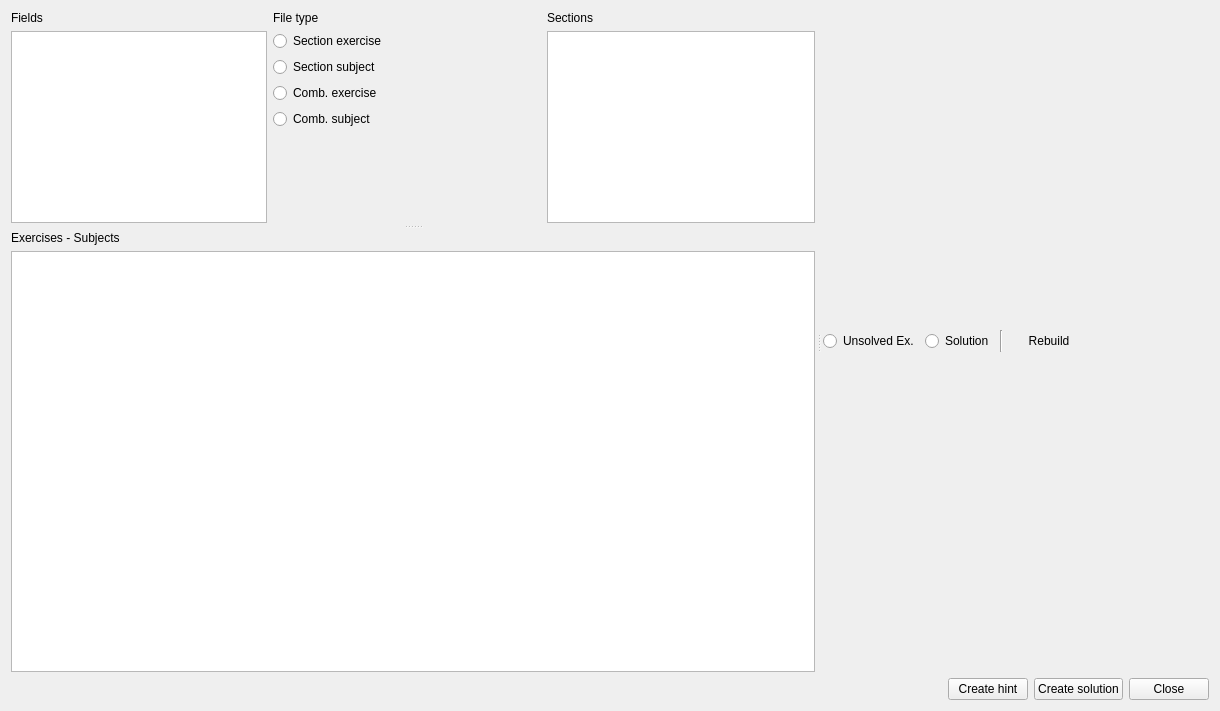
<?xml version="1.0" encoding="UTF-8"?>
<ui version="4.0">
 <class>SolveDatabaseExercise</class>
 <widget class="QDialog" name="SolveDatabaseExercise">
  <property name="geometry">
   <rect>
    <x>0</x>
    <y>0</y>
    <width>1220</width>
    <height>711</height>
   </rect>
  </property>
  <property name="sizePolicy">
   <sizepolicy hsizetype="Expanding" vsizetype="Preferred">
    <horstretch>0</horstretch>
    <verstretch>0</verstretch>
   </sizepolicy>
  </property>
  <property name="windowTitle">
   <string>Solution creator</string>
  </property>
  <layout class="QGridLayout" name="gridLayout_5">
   <item row="0" column="0">
    <widget class="QSplitter" name="splitter_2">
     <property name="orientation">
      <enum>Qt::Horizontal</enum>
     </property>
     <property name="handleWidth">
      <number>8</number>
     </property>
     <widget class="QSplitter" name="splitter">
      <property name="orientation">
       <enum>Qt::Vertical</enum>
      </property>
      <property name="handleWidth">
       <number>8</number>
      </property>
      <widget class="QWidget" name="layoutWidget">
       <layout class="QGridLayout" name="gridLayout_2">
        <item row="0" column="3">
         <widget class="QLabel" name="label">
          <property name="sizePolicy">
           <sizepolicy hsizetype="Expanding" vsizetype="Preferred">
            <horstretch>0</horstretch>
            <verstretch>0</verstretch>
           </sizepolicy>
          </property>
          <property name="text">
           <string>Sections</string>
          </property>
         </widget>
        </item>
        <item row="0" column="2">
         <widget class="QLabel" name="label_4">
          <property name="sizePolicy">
           <sizepolicy hsizetype="Expanding" vsizetype="Preferred">
            <horstretch>0</horstretch>
            <verstretch>0</verstretch>
           </sizepolicy>
          </property>
          <property name="text">
           <string>File type</string>
          </property>
         </widget>
        </item>
        <item row="0" column="0" colspan="2">
         <widget class="QLabel" name="label_2">
          <property name="sizePolicy">
           <sizepolicy hsizetype="MinimumExpanding" vsizetype="Preferred">
            <horstretch>0</horstretch>
            <verstretch>0</verstretch>
           </sizepolicy>
          </property>
          <property name="text">
           <string>Fields</string>
          </property>
         </widget>
        </item>
        <item row="1" column="2">
         <layout class="QGridLayout" name="gridLayout">
          <item row="1" column="0" colspan="2">
           <widget class="QRadioButton" name="SubjectRadioButton">
            <property name="sizePolicy">
             <sizepolicy hsizetype="Fixed" vsizetype="Fixed">
              <horstretch>0</horstretch>
              <verstretch>0</verstretch>
             </sizepolicy>
            </property>
            <property name="text">
             <string>Section subject</string>
            </property>
            <attribute name="buttonGroup">
             <string notr="true">buttonGroup</string>
            </attribute>
           </widget>
          </item>
          <item row="0" column="0" colspan="2">
           <widget class="QRadioButton" name="ExeciseRadioButton">
            <property name="sizePolicy">
             <sizepolicy hsizetype="Fixed" vsizetype="Fixed">
              <horstretch>0</horstretch>
              <verstretch>0</verstretch>
             </sizepolicy>
            </property>
            <property name="text">
             <string>Section exercise</string>
            </property>
            <attribute name="buttonGroup">
             <string notr="true">buttonGroup</string>
            </attribute>
           </widget>
          </item>
          <item row="2" column="0" colspan="2">
           <widget class="QRadioButton" name="ComExerciseRadioButton">
            <property name="sizePolicy">
             <sizepolicy hsizetype="Fixed" vsizetype="Fixed">
              <horstretch>0</horstretch>
              <verstretch>0</verstretch>
             </sizepolicy>
            </property>
            <property name="text">
             <string>Comb. exercise</string>
            </property>
            <attribute name="buttonGroup">
             <string notr="true">buttonGroup</string>
            </attribute>
           </widget>
          </item>
          <item row="3" column="0" colspan="2">
           <widget class="QRadioButton" name="ComSubjectRadioButton">
            <property name="sizePolicy">
             <sizepolicy hsizetype="Fixed" vsizetype="Fixed">
              <horstretch>0</horstretch>
              <verstretch>0</verstretch>
             </sizepolicy>
            </property>
            <property name="text">
             <string>Comb. subject</string>
            </property>
            <attribute name="buttonGroup">
             <string notr="true">buttonGroup</string>
            </attribute>
           </widget>
          </item>
          <item row="4" column="0" colspan="2">
           <spacer name="verticalSpacer">
            <property name="orientation">
             <enum>Qt::Vertical</enum>
            </property>
            <property name="sizeHint" stdset="0">
             <size>
              <width>20</width>
              <height>40</height>
             </size>
            </property>
           </spacer>
          </item>
         </layout>
        </item>
        <item row="1" column="0" colspan="2">
         <widget class="QListWidget" name="FieldsList">
          <property name="sizePolicy">
           <sizepolicy hsizetype="Expanding" vsizetype="Expanding">
            <horstretch>0</horstretch>
            <verstretch>0</verstretch>
           </sizepolicy>
          </property>
          <property name="minimumSize">
           <size>
            <width>200</width>
            <height>0</height>
           </size>
          </property>
         </widget>
        </item>
        <item row="1" column="3">
         <widget class="QListWidget" name="SectionList">
          <property name="sizePolicy">
           <sizepolicy hsizetype="Expanding" vsizetype="Expanding">
            <horstretch>0</horstretch>
            <verstretch>0</verstretch>
           </sizepolicy>
          </property>
          <property name="minimumSize">
           <size>
            <width>200</width>
            <height>0</height>
           </size>
          </property>
         </widget>
        </item>
       </layout>
      </widget>
      <widget class="QWidget" name="layoutWidget">
       <layout class="QGridLayout" name="gridLayout_3">
        <item row="0" column="0">
         <widget class="QLabel" name="label_3">
          <property name="text">
           <string>Exercises - Subjects</string>
          </property>
         </widget>
        </item>
        <item row="1" column="0">
         <widget class="QTableView" name="ExerciseTable">
          <property name="sizePolicy">
           <sizepolicy hsizetype="Minimum" vsizetype="MinimumExpanding">
            <horstretch>0</horstretch>
            <verstretch>0</verstretch>
           </sizepolicy>
          </property>
          <property name="minimumSize">
           <size>
            <width>0</width>
            <height>420</height>
           </size>
          </property>
         </widget>
        </item>
       </layout>
      </widget>
     </widget>
     <widget class="QWidget" name="layoutWidget">
      <layout class="QGridLayout" name="gridLayout_4">
       <item row="0" column="0">
        <layout class="QHBoxLayout" name="horizontalLayout">
         <item>
          <widget class="QRadioButton" name="ExerciseRadio">
           <property name="text">
            <string>Unsolved Ex.</string>
           </property>
           <attribute name="buttonGroup">
            <string notr="true">buttonGroup_2</string>
           </attribute>
          </widget>
         </item>
         <item>
          <widget class="QRadioButton" name="SolvedRadio">
           <property name="text">
            <string>Solution</string>
           </property>
           <attribute name="buttonGroup">
            <string notr="true">buttonGroup_2</string>
           </attribute>
          </widget>
         </item>
         <item>
          <widget class="Line" name="line">
           <property name="orientation">
            <enum>Qt::Vertical</enum>
           </property>
          </widget>
         </item>
         <item>
          <widget class="QPushButton" name="RecompileButton">
           <property name="styleSheet">
            <string notr="true"/>
           </property>
           <property name="text">
            <string>Rebuild</string>
           </property>
           <property name="flat">
            <bool>true</bool>
           </property>
          </widget>
         </item>
         <item>
          <spacer name="horizontalSpacer">
           <property name="orientation">
            <enum>Qt::Horizontal</enum>
           </property>
           <property name="sizeType">
            <enum>QSizePolicy::Expanding</enum>
           </property>
           <property name="sizeHint" stdset="0">
            <size>
             <width>40</width>
             <height>20</height>
            </size>
           </property>
          </spacer>
         </item>
        </layout>
       </item>
      </layout>
     </widget>
    </widget>
   </item>
   <item row="1" column="0">
    <layout class="QGridLayout" name="gridLayout_6">
     <item row="0" column="1">
      <widget class="QPushButton" name="CreateHintButton">
       <property name="sizePolicy">
        <sizepolicy hsizetype="Fixed" vsizetype="Fixed">
         <horstretch>0</horstretch>
         <verstretch>0</verstretch>
        </sizepolicy>
       </property>
       <property name="text">
        <string>Create hint</string>
       </property>
      </widget>
     </item>
     <item row="0" column="2">
      <widget class="QPushButton" name="CreateSolutionButton">
       <property name="sizePolicy">
        <sizepolicy hsizetype="Fixed" vsizetype="Fixed">
         <horstretch>0</horstretch>
         <verstretch>0</verstretch>
        </sizepolicy>
       </property>
       <property name="text">
        <string>Create solution</string>
       </property>
      </widget>
     </item>
     <item row="0" column="3">
      <widget class="QDialogButtonBox" name="CloseButton">
       <property name="sizePolicy">
        <sizepolicy hsizetype="Fixed" vsizetype="Fixed">
         <horstretch>0</horstretch>
         <verstretch>0</verstretch>
        </sizepolicy>
       </property>
       <property name="standardButtons">
        <set>QDialogButtonBox::Close</set>
       </property>
      </widget>
     </item>
     <item row="0" column="0">
      <spacer name="horizontalSpacer_2">
       <property name="orientation">
        <enum>Qt::Horizontal</enum>
       </property>
       <property name="sizeHint" stdset="0">
        <size>
         <width>40</width>
         <height>20</height>
        </size>
       </property>
      </spacer>
     </item>
    </layout>
   </item>
  </layout>
 </widget>
 <resources/>
 <connections/>
 <buttongroups>
  <buttongroup name="buttonGroup"/>
  <buttongroup name="buttonGroup_2"/>
 </buttongroups>
</ui>
